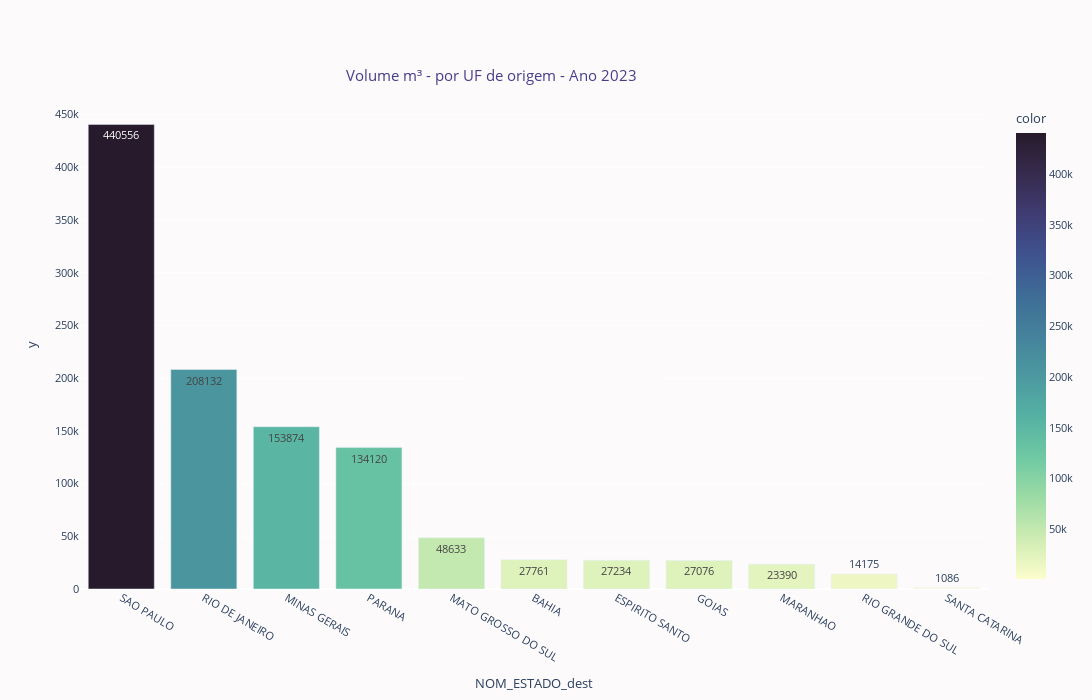

Here is the notebook cell this chart was saved with:
### Code cell
qd =  grandes10_23.groupby(by='NOM_ESTADO_dest')['VolANP'].sum()
qo =  grandes10_23.groupby(by='NOM_ESTADO_orig')['VolANP'].sum()
qd = round(qd, 2)
qd = qd.sort_values(ascending = False)
qo = round(qo, 2)
qo = qo.sort_values(ascending = False)

fig=px.bar(
    (qd
     #.query("QUALIF_DEST in ['TRR']")
     #.sort_values(ascending = False)
     #.nlargest(5)
     #.groupby("GRUPO", as_index=False)
     #.mean()
     #.rename({"expenditure_per_student": "Expenditure Per Student (Thousands)"}, axis=1)
     #.nlargest(10, 'VolANP_ano')
    ),
    x=qd.index,
    y=qd.values,
    title="Volume m³ - por UF de origem - Ano 2023",
    color_discrete_sequence=px.colors.qualitative.Pastel2,
    color=qd.values,
    color_continuous_scale="deep",
    text_auto='.0f',
    #hover_data=["GRUPO"]
)


fig.update_layout(
    autosize=False,
    width= 1300,
    height=700
)
    
fig.update_layout(
        title = {"x": .45, "y": .90, "font": {"color":"darkslateblue"}},
        plot_bgcolor = "#fcfafa",
        paper_bgcolor = "#fcfafa", 
        font=dict(size=11)
    )
fig.show()

### Figure 1 — Plotly figure (JSON) as saved in the notebook; plotly's stock layout.template omitted (floating-point values rounded to 4 significant figures)
{"data": [{"alignmentgroup": "True", "hovertemplate": "NOM_ESTADO_dest=%{x}<br>y=%{y}<br>color=%{marker.color}<extra></extra>", "legendgroup": "", "marker": {"color": [440600.0, 208100.0, 153900.0, 134100.0, 48630.0, 27760.0, 27234, 27080.0, 23390, 14175, 1086], "coloraxis": "coloraxis", "pattern": {"shape": ""}}, "name": "", "offsetgroup": "", "orientation": "v", "showlegend": false, "textposition": "auto", "texttemplate": "%{y:.0f}", "type": "bar", "x": ["SAO PAULO", "RIO DE JANEIRO", "MINAS GERAIS", "PARANA", "MATO GROSSO DO SUL", "BAHIA", "ESPIRITO SANTO", "GOIAS", "MARANHAO", "RIO GRANDE DO SUL", "SANTA CATARINA"], "xaxis": "x", "y": [440600.0, 208100.0, 153900.0, 134100.0, 48630.0, 27760.0, 27234, 27080.0, 23390, 14175, 1086], "yaxis": "y"}], "layout": {"autosize": false, "barmode": "relative", "coloraxis": {"colorbar": {"title": {"text": "color"}}, "colorscale": [[0, "rgb(253, 253, 204)"], [0.09091, "rgb(206, 236, 179)"], [0.1818, "rgb(156, 219, 165)"], [0.2727, "rgb(111, 201, 163)"], [0.3636, "rgb(86, 177, 163)"], [0.4545, "rgb(76, 153, 160)"], [0.5455, "rgb(68, 130, 155)"], [0.6364, "rgb(62, 108, 150)"], [0.7273, "rgb(62, 82, 143)"], [0.8182, "rgb(64, 60, 115)"], [0.9091, "rgb(54, 43, 77)"], [1, "rgb(39, 26, 44)"]]}, "font": {"size": 11}, "height": 700, "legend": {"tracegroupgap": 0}, "paper_bgcolor": "#fcfafa", "plot_bgcolor": "#fcfafa", "title": {"font": {"color": "darkslateblue"}, "text": "Volume m³ - por UF de origem - Ano 2023", "x": 0.45, "y": 0.9}, "width": 1300, "xaxis": {"anchor": "y", "domain": [0, 1], "title": {"text": "NOM_ESTADO_dest"}}, "yaxis": {"anchor": "x", "domain": [0, 1], "title": {"text": "y"}}}}
